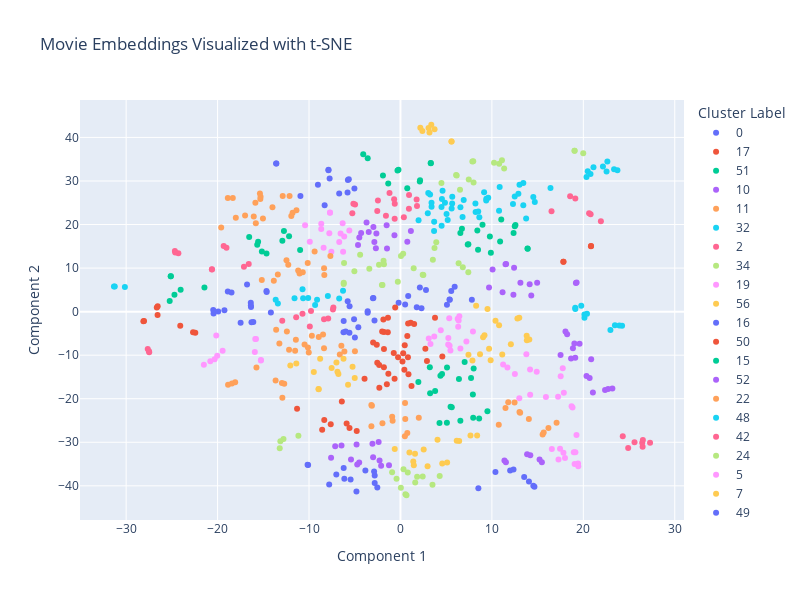

Source (notebook cell):
### Code cell
def plot_clusters_interactive(reduced_vectors, titles, cluster_labels, method='t-SNE'):
    fig = px.scatter(
        x=reduced_vectors[:, 0],
        y=reduced_vectors[:, 1],
        color=cluster_labels.astype(str),
        hover_name=titles,
        labels={'x': 'Component 1', 'y': 'Component 2', 'color': 'Cluster Label'},
        title=f'Movie Embeddings Visualized with {method}'
    )
    fig.update_layout(width=800, height=600)
    fig.show()

# Plot the clusters interactively
plot_clusters_interactive(reduced_vectors, titles, cluster_labels, method='t-SNE')
